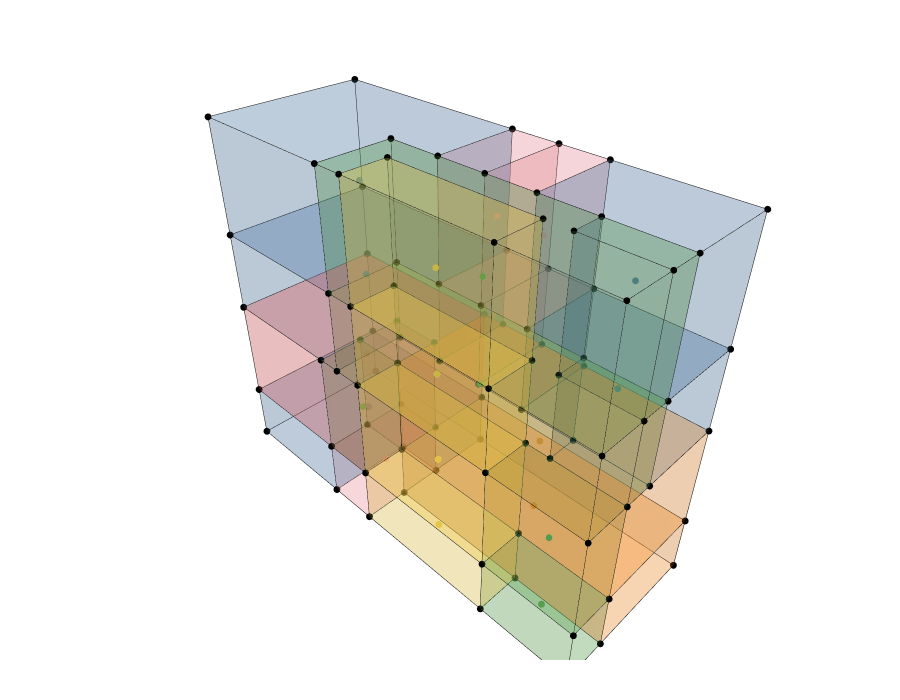

Notebook code cell kept with this figure:
### Markdown cell above
## 14. Visualise the room adjacency graph

### Code cell
# Apply colors to vertices for display
for v in vertices:
    d  = Topology.Dictionary(v)
    rt = Dictionary.ValueAtKey(d, "room_type") or "unknown"
    d  = Dictionary.SetValuesAtKeys(d,
        ["color", "size"], [ROOM_COLOR.get(rt, "#AAAAAA"), 12])
    v  = Topology.SetDictionary(v, d)

Topology.Show(
    graph,
    cc_cells,
    vertexColorKey="color",
    vertexSize=8,
    faceColorKey="cell_color",
    faceOpacity=0.2,
    backgroundColor="white",
    width=900,
    height=700,
    renderer=renderer
)
